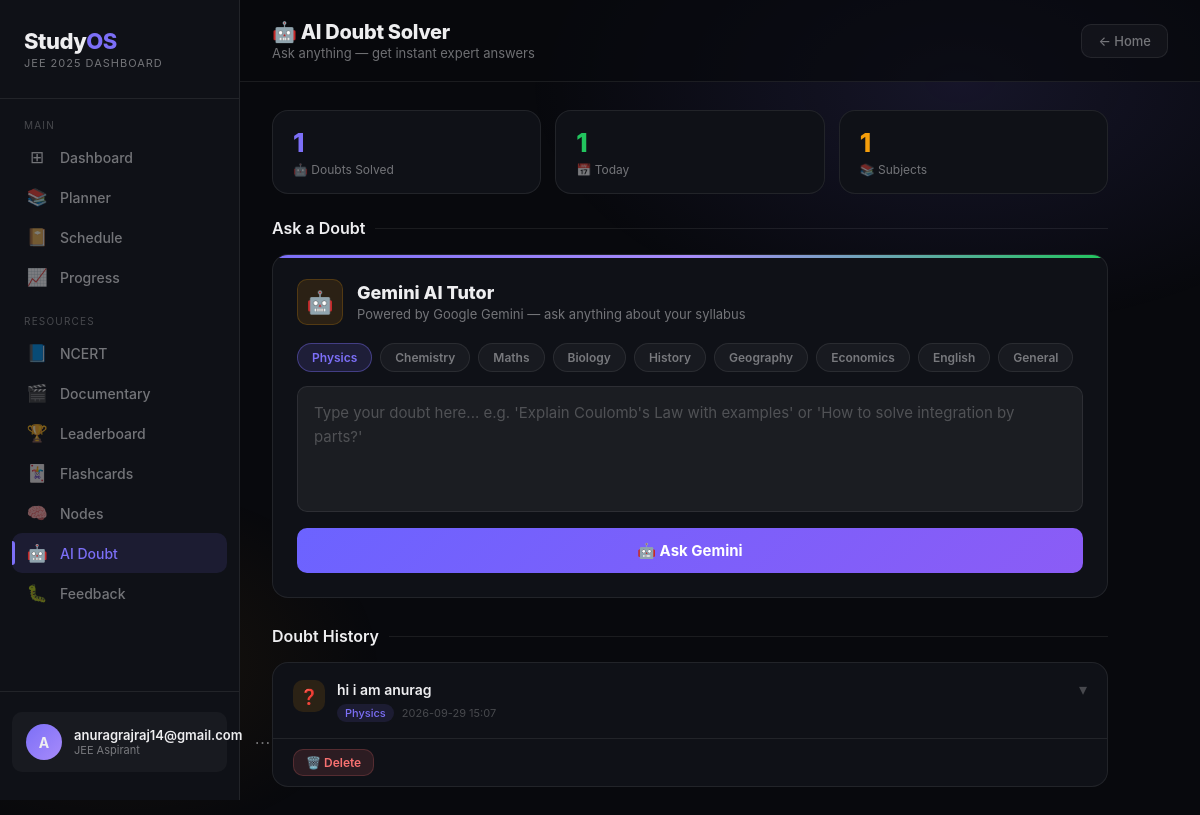
Page /doubt (signed in) on the committed database.
### tables this page shows
CREATE TABLE users(
        id INTEGER PRIMARY KEY AUTOINCREMENT,
        username TEXT UNIQUE NOT NULL,
        email TEXT UNIQUE NOT NULL,
        password TEXT NOT NULL,
        bio TEXT DEFAULT '',
        exam TEXT DEFAULT 'JEE',
        class_year TEXT DEFAULT '12',
        avatar TEXT DEFAULT '',
        created_at TIMESTAMP DEFAULT CURRENT_TIMESTAMP
    );

CREATE TABLE doubts(
        id INTEGER PRIMARY KEY AUTOINCREMENT,
        user_id INTEGER,
        question TEXT,
        answer TEXT,
        subject TEXT,
        created_at TIMESTAMP DEFAULT CURRENT_TIMESTAMP
    );

### app.py (the view)
@app.route("/doubt")
@login_required
def doubt():
    conn = get_db()
    doubts = conn.execute(
        "SELECT * FROM doubts WHERE user_id=? ORDER BY id DESC",
        (current_user.id,)
    ).fetchall()
    conn.close()
    return render_template("doubt.html", doubts=doubts)

### app.py (called while the page is built)
def get_db():
    conn = sqlite3.connect("database.db")
    conn.row_factory = sqlite3.Row
    return conn

@login_manager.user_loader
def load_user(user_id):
    conn = get_db()
    u = conn.execute("SELECT * FROM users WHERE id=?", (user_id,)).fetchone()
    conn.close()
    if u:
        return User(u['id'], u['username'], u['email'], u['bio'],
                    u['exam'], u['class_year'], u['avatar'])
    return None

@app.before_request
def log_visitor():
    ip = request.remote_addr
    path = request.path
    user_agent = request.headers.get('User-Agent')
    with open("visitors.txt", "a", encoding="utf-8") as f:
        f.write(
            f"Time: {datetime.now()} | "
            f"IP: {ip} | "
            f"Page: {path} | "
            f"Browser: {user_agent}\n"
        )

### templates/doubt.html (shortened to what this page needs)
<!DOCTYPE html>
<html lang="en">
<head>
</head>
<body>
<aside class="sidebar" id="sidebar">
  <div class="logo">
    <div class="logo-mark">Study<span>OS</span></div>
    <div class="logo-sub">JEE 2025 Dashboard</div>
  </div>
<div class="nav-section">
    <div class="nav-label">Main</div>
    <a class="nav-item" href="/"><span class="nav-icon">⊞</span> Dashboard</a>
    <a class="nav-item" href="/planner"><span class="nav-icon">📚</span> Planner</a>
    <a class="nav-item" href="/schedule"><span class="nav-icon">📔</span> Schedule</a>
    <a class="nav-item" href="/progress"><span class="nav-icon">📈</span> Progress</a>
  </div>
  <div class="nav-section" style="margin-top:10px;">
    <div class="nav-label">Resources</div>
    <a class="nav-item" href="/ncert_pdf"><span class="nav-icon">📘</span> NCERT</a>
    <a class="nav-item" href="/documentary"><span class="nav-icon">🎬</span> Documentary</a>
    <a class="nav-item" href="/leaderboard"><span class="nav-icon">🏆</span> Leaderboard</a>
    <a class="nav-item" href="/flashcards"><span class="nav-icon">🃏</span> Flashcards</a>
    <a class="nav-item" href="/nodes"><span class="nav-icon">🧠</span> Nodes</a>
     <a class="nav-item active" href="/doubt"><span class="nav-icon">🤖</span> AI Doubt</a>
     <a class="nav-item " href="/feedback"><span class="nav-icon">🐛</span> Feedback</a>
  </div>
  <div class="sidebar-footer">
    <a class="user-card" href="/profile">
      <div class="avatar">
        {% if current_user.avatar %}
        <img src="{{ current_user.avatar }}">
        {% else %}
        {{ current_user.username[0].upper() }}
        {% endif %}
      </div>
      <div>
        <div class="user-name">{{ current_user.username }}</div>
        <div class="user-role">{{ current_user.exam }} Aspirant</div>
      </div>
      <div class="user-dots">⋯</div>
    </a>
  </div>
</aside>
<main class="main">
  <div class="topbar">
    <div class="topbar-left">
      <h1>🤖 AI Doubt Solver</h1>
      <p>Ask anything — get instant expert answers</p>
    </div>
    <a class="back-btn" href="/">← Home</a>
  </div>
  <div class="content">
    <div class="stats-row">
      <div class="stat-card">
        <div class="stat-num purple">{{ doubts|length }}</div>
        <div class="stat-label">🤖 Doubts Solved</div>
      </div>
      <div class="stat-card">
        <div class="stat-num green" id="todayCount">0</div>
        <div class="stat-label">📅 Today</div>
      </div>
      <div class="stat-card">
        <div class="stat-num gold" id="subjectCount">0</div>
        <div class="stat-label">📚 Subjects</div>
      </div>
    </div>
    <div class="section-title">Ask a Doubt</div>
    <div class="ask-card">
      <div class="ask-header">
        <div class="ask-icon">🤖</div>
        <div>
          <div class="ask-title">Gemini AI Tutor</div>
          <div class="ask-sub">Powered by Google Gemini — ask anything about your syllabus</div>
        </div>
      </div>
      <div class="subject-row" id="subjectRow">
        {% for s in ['Physics','Chemistry','Maths','Biology','History','Geography','Economics','English','General'] %}
        <button class="subj-btn {{ 'active' if loop.first else '' }}"
          onclick="selectSubject('{{ s }}', this)">{{ s }}</button>
        {% endfor %}
      </div>
      <div class="ask-input-wrap">
        <textarea class="ask-textarea" id="doubtInput"
          placeholder="Type your doubt here... e.g. 'Explain Coulomb's Law with examples' or 'How to solve integration by parts?'"
          rows="4"></textarea>
      </div>
      <button class="ask-btn" id="askBtn" onclick="askDoubt()">
        🤖 Ask Gemini
      </button>
    </div>
    <div class="section-title">Doubt History</div>
    {% if doubts %}
      {% for d in doubts %}
      <div class="doubt-card" id="dc-{{ d['id'] }}">
        <div class="doubt-q" onclick="toggleDoubt({{ d['id'] }})">
          <div class="doubt-q-icon">❓</div>
          <div style="flex:1;">
            <div class="doubt-q-text">{{ d['question'] }}</div>
            <div class="doubt-q-meta">
              <span class="doubt-tag">{{ d['subject'] }}</span>
              <span class="doubt-time">{{ d['created_at'][:16] if d['created_at'] else '' }}</span>
            </div>
          </div>
          <div class="doubt-toggle">▾</div>
        </div>
        <div class="doubt-actions">
          <button class="doubt-del" onclick="deleteDoubt({{ d['id'] }})">🗑️ Delete</button>
        </div>
      </div>
      {% endfor %}
    {% else %}
      <div class="empty">
        <div class="empty-icon">🤖</div>
        <div class="empty-title">No doubts yet</div>
        <div class="empty-sub">Ask your first question above!</div>
      </div>
    {% endif %}
  </div>
</main>
</body>
</html>

### rows in the picture
users: username "A", username "anuragrajraj14@gmail.com", exam "JEE"
doubts: question "hi i am anurag", subject "Physics", created_at "2026-09-29 15:07"

### other values in the picture
{{ doubts|length }} "1"
{{ s }} "Physics" "Chemistry" "Maths" "Biology" "History" "Geography" "Economics" "English" "General"
